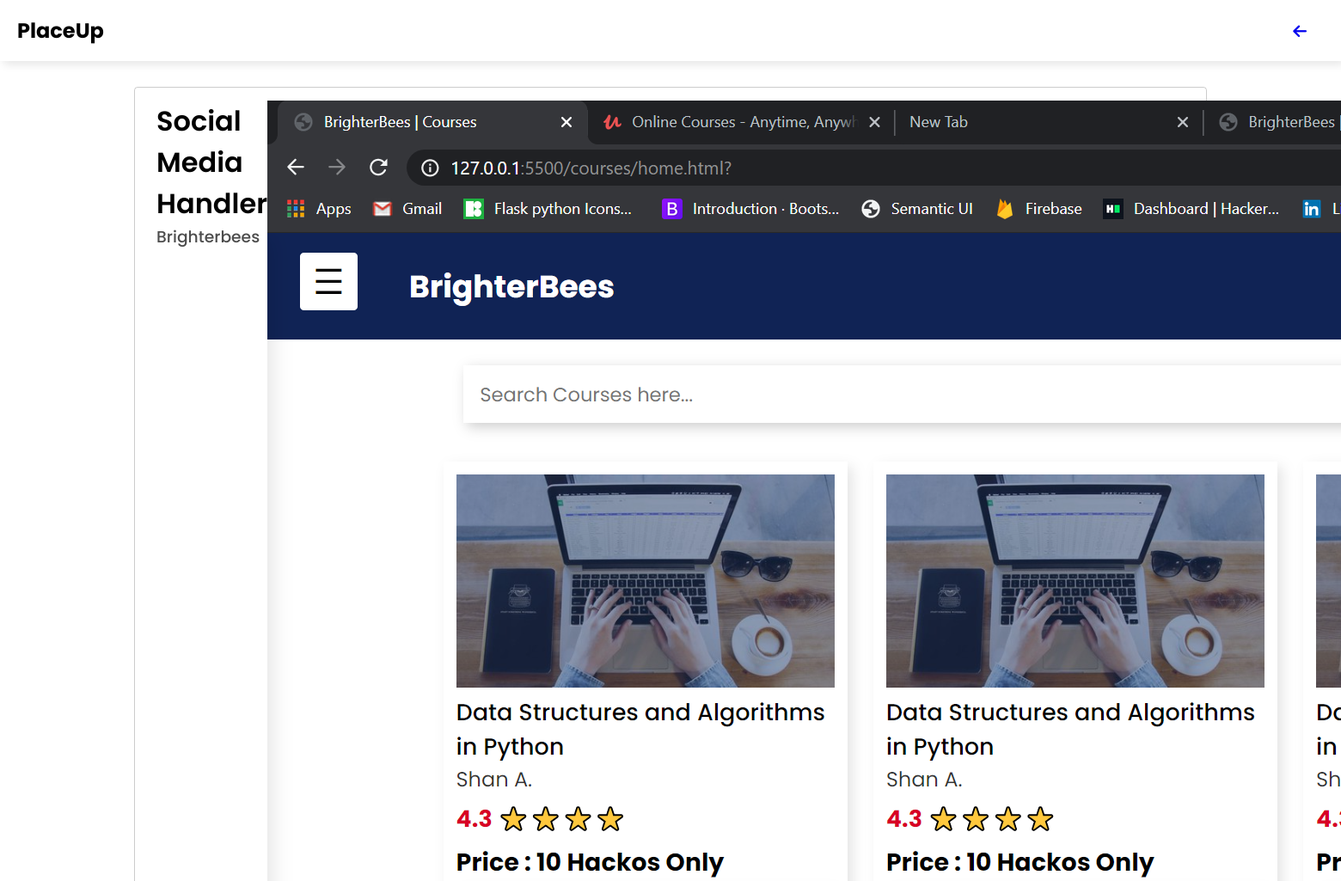
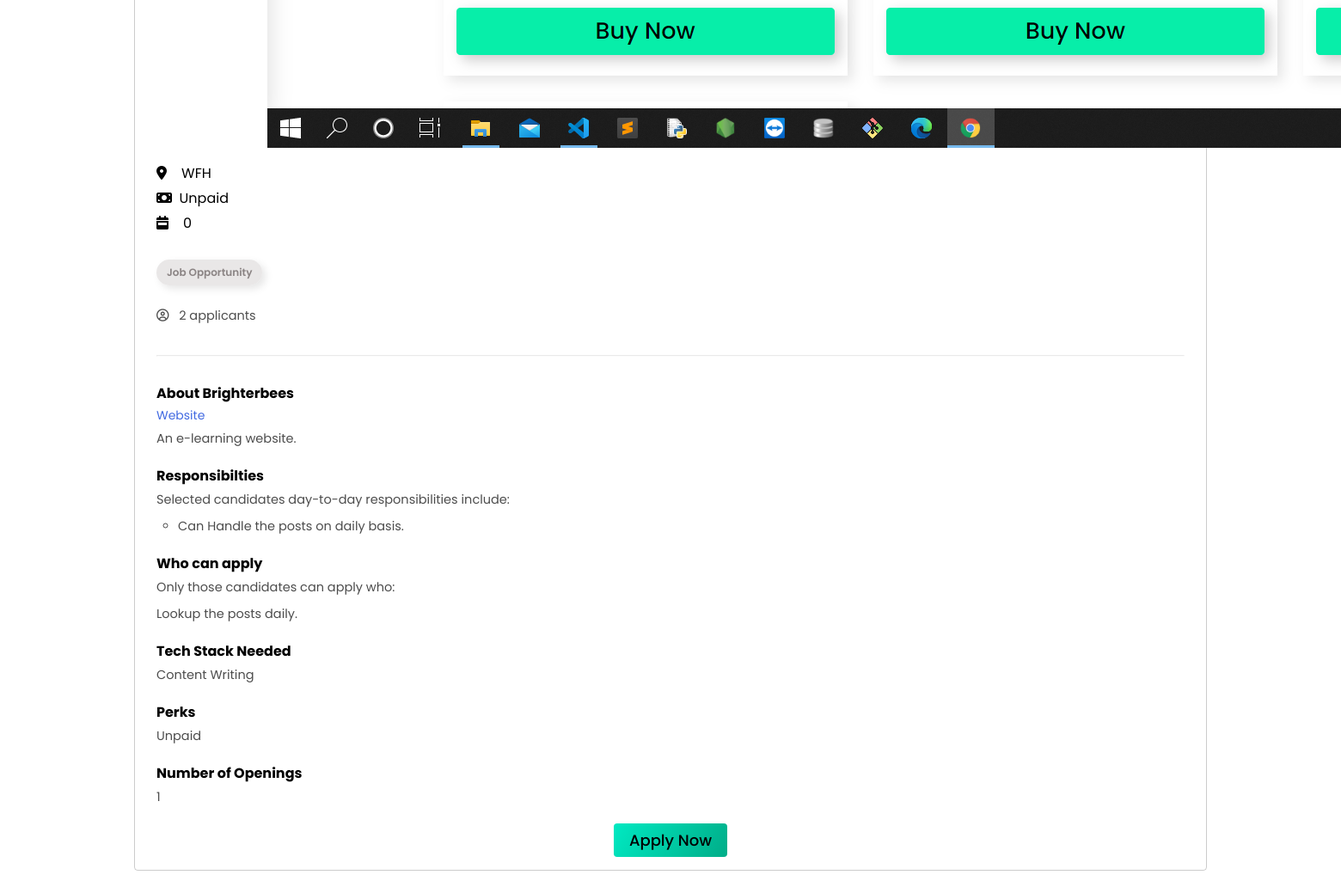
Page /placeup/job-details/17/ (signed in) on the committed database (2 pictures, top to bottom).
### PLACEUP/models.py (models this page shows)
class Work(models.Model):
    TYPE = (('INERNSHIP','INERNSHIP'),('JOB','JOB'))
    EMP = (('Part Time Job','Part Time Job'),('Full Time Job','Full Time Job'))
    Type = models.CharField(max_length=20)
    emp_type = models.CharField(max_length=50)
    work_name = models.CharField(max_length=100)
    company = models.ForeignKey(CompanyProfile, on_delete = models.CASCADE)
    about = RichTextField()
    min_requirement = RichTextField()
    location = models.CharField(max_length=100) # Work from Home , Remote or Delhi, India
    experience_or_time = models.CharField(max_length=10) # Expererience in Job and INtern time in Internship
    tech_stack = models.CharField(max_length=100)
    posted = models.DateField(auto_now_add = True)
    number_of_vacancy = models.CharField(max_length=3)
    status = models.BooleanField(default = True)
    salary_or_stipend = models.CharField(max_length=20)
    applicants = models.ManyToManyField(Profile)
    resume_selected = models.ManyToManyField(Profile, related_name = 'resume_selected')
    hired = models.ManyToManyField(Profile, related_name = 'hired')

class CompanyProfile(models.Model):
    company_type = models.CharField(max_length = 30)
    company_specialization = models.CharField(max_length = 30)
    phone = models.CharField(max_length = 20)
    company_logo = models.ImageField(upload_to = "company_logo")
    about_company = models.TextField(max_length=300)
    company_site = models.CharField(max_length = 50)
    username = models.OneToOneField(User, on_delete=models.CASCADE)

### PLACEUP/views.py (the view)
# urls.py: path('job-details/<id>/', job_detail, name='job_detail'),
def job_detail(request,id):
    try:
        if request.session['username']:
            data = Work.objects.get(id=id)
            print(data)
            if data.Type == 'Job':
                print('Job')
                return render(request, 'placeup/job-detail.html',{'data':data})
            elif data.Type == 'Internship':
                print('Internship')
                return render(request, 'placeup/intern-detail.html',{'data':data})
            else:
                return HttpResponse('Error 404')
    except:
        return HttpResponse('Error 404')

### templates/placeup/job-detail.html (shortened to what this page needs)
{% load static %}
<!DOCTYPE html>
<html lang="en">
  <head>
    <link rel="stylesheet" href="{% static 'job-detail.css' %}" />
  </head>
  <body>
    <nav>
      <div class="left">
        <h2>PlaceUp</h2>
      </div>
      <div class="right" style="margin-top: 5px">
        <a href="{% url 'jobs' %}"><i class="fas fa-arrow-left"></i></a>
      </div>
    </nav>
    <div class="section_job">
      <div class="info">
        <div class="left">
          <h1>{{data.work_name}}</h1>
          <h3>{{data.company.username.first_name}}</h3>
        </div>
        <div>
          <img
            src="{% static '../media/images/' %}{{data.company.company_logo}}"
            alt=""
          />
        </div>
      </div>
      <div class="info_one">
        <p>
          <i class="fas fa-map-marker-alt"></i
          >&nbsp;&nbsp;&nbsp;&nbsp;{{data.location}}
        </p>
        <p>
          <i class="fas fa-money-bill"></i
          >&nbsp;&nbsp;{{data.salary_or_stipend}}
        </p>
        <p>
          <i class="fas fa-calendar-week"></i>&nbsp;&nbsp;&nbsp;
          {{data.experience_or_time }}
        </p>
      </div>
      <button class="btn">Job Opportunity</button>
      <div class="info_two">
        <p class="light">
          <i class="far fa-user-circle"></i>
          &nbsp;&nbsp;{{data.applicants.count}} applicants
        </p>
      </div>
      <hr class="line" />
      <div class="info_three">
        <h4>About {{data.company.username.first_name}}</h4>
        <a href="//{{data.company.company_site}}">Website</a>
        <p class="light">{{data.company.about_company}}</p>
      </div>
      <div class="info_three">
        <h4>Responsibilties</h4>
        <p class="light">
          Selected candidates day-to-day responsibilities include:
        </p>
        <ul class="light">
          {{data.about | safe}}
        </ul>
      </div>
      <div class="info_three">
        <h4>Who can apply</h4>
        <p class="light">Only those candidates can apply who:</p>
        <ul class="light">
          {{data.min_requirement | safe}}
        </ul>
      </div>
      <div class="info_three">
        <h4>Tech Stack Needed</h4>
        <p class="light">{{data.tech_stack}}</p>
      </div>
      <div class="info_three">
        <h4>Perks</h4>
        <p class="light">{{data.salary_or_stipend}}</p>
      </div>
      <div class="info_three">
        <h4>Number of Openings</h4>
        <p class="light">{{data.number_of_vacancy}}</p>
      </div>
      <div style="text-align: center">
        <form action="{% url 'apply_job' id=data.id %}" method="POST">
          <button class="apply">Apply Now</button>
        </form>
      </div>
    </div>
  </body>
</html>

### static/job-detail.css (style rules this page uses)
* { margin: 0; padding: 0; user-select: none; box-sizing: border-box; font-family: "Poppins", sans-serif; }
.section_job { width: 80%; height: auto; margin: 30px auto; padding: 15px 25px; border: 1px solid rgba(0,0,0,0.2); border-radius: 4px; }
.info { width: 100%; display: flex; justify-content: space-between; }
.section_job h1 { font-weight: 550; }
.section_job h3 { font-weight: 500; color: rgba(0,0,0,0.7); }
.info_one { margin: 10px 0px; }
.info_one p { margin: 4px 0px; }
nav { padding: 18px 20px; box-shadow: 4px 4px 10px rgba(0, 0, 0, 0.1); width: 100%; height: auto; }
.btn { margin: 20px 0px; font-size: 12px; background: rgba(224, 221, 221, 0.7); box-shadow: 4px 4px 10px rgba(0, 0, 0, 0.1); color: rgba(99, 90, 90, 0.7); font-weight: 600; border: none; padding: 6px 12px; border-radius: 15px; }
.line { margin: 30px 0px; background: rgba(0,0,0,0.1); opacity: 0.2; }
.apply { border: none; background: linear-gradient(120deg,rgb(0, 233, 194),rgb(0, 173, 136)); padding: 6px 18px; border-radius: 4px; font-size: 18px; font-weight: 500; cursor: pointer; }
.info_three { margin: 15px 0px; }
.info_three a { text-decoration: none; color: royalblue; font-size: 14px; padding: 5px 0px; }
.light { color: rgba(0,0,0,0.7); font-size: 14.5px; padding: 5px 0px; }
.info_three ul li { margin: 0px 25px; }

### templates/placeup/job-detail.html (style rules this page uses)
nav { padding: 18px 20px; box-shadow: 4px 4px 10px rgba(0, 0, 0, 0.1); width: 100%; height: auto; display: inline-flex; justify-content: space-between; }
nav .right a { font-weight: 550; font-size: 18px; text-decoration: none; margin-right: 20px; }

### rows in the picture
Work: work_name "Social Media Handler", company.username.first_name "Brighterbees", company.company_logo (picture), location "WFH", salary_or_stipend "Unpaid", experience_or_time "0", applicants.count "2", company.about_company "An e-learning website.", about "Can Handle the posts on daily basis.", min_requirement "Lookup the posts daily.", tech_stack "Content Writing", number_of_vacancy "1"
